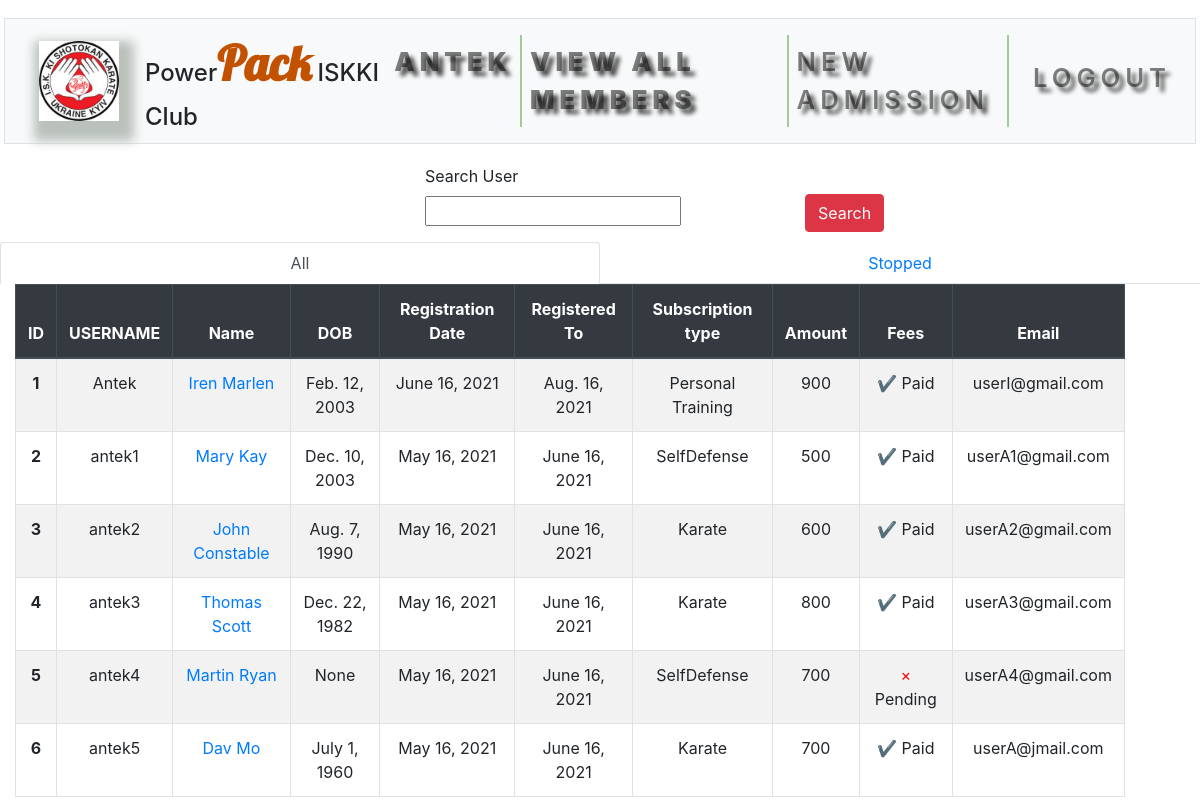
The app's page /view_user (signed in) with its own data.
### membership/models.py (models this page shows, shortened)
class User(AbstractUser):
    pass
    birth_date = models.DateField(null=True, blank=True)
    registration_date = models.DateField(('Registration Date'), default=datetime.date.today)
    registration_upto = models.DateField(null=True, blank=True)
    subscription_type  = models.CharField(
                            ('Subscription Type'),
                            max_length=3,
                            choices=SUBSCRIPTION_TYPE_CHOICES,
                            default=SUBSCRIPTION_TYPE_CHOICES[0][0]
                            )
    amount = models.CharField(max_length=30, null=True, blank=True)
    fee_status = models.CharField(('Fee Status'), max_length=30, choices=FEE_STATUS, default=FEE_STATUS[0][0])
    notification = models.IntegerField(default=2, blank=True)
    stop = models.IntegerField(('Status'), choices=STATUS, default=STATUS[0][0], blank=True)

### membership/views.py (the view)
# urls.py: path("view_user", views.view_user, name="view_user"),
@login_required
def view_user(request):
    view_all = User.objects.filter(stop=0).order_by('id')
    paginator = Paginator(view_all, 10)
    try:
        page = request.GET.get('page', 1)
        view_all = paginator.page(page)
    except PageNotAnInteger:
        view_all = paginator.page(1)
    except EmptyPage:
        view_all = paginator.page(paginator.num_pages)
    search_form = SearchForm()
    stopped = User.objects.filter(stop=1).order_by('id')
    context = {
        'all': view_all,
        'stopped': stopped,
        'search_form': search_form,
    }
    return render(request, 'membership/view_user.html', context)

### membership/views.py (shortened to what this page needs)
class SearchForm(forms.Form):
    search = forms.CharField(label='Search User', max_length=100, required=False)

### membership/templates/membership/view_user.html (shortened to what this page needs)
{% extends "membership/layout.html" %}
{% load static %}
{% block content %}
<div class="container" style="margin-top: 3%">
    <form method="POST" action="{% url 'search_user' %}">
        <div class="row">
            <div class="form-group col"></div>
            <div class="form-group col">
                <label for="search">{{ search_form.search.label }}</label>
                {{ search_form.search }}
            </div>
            <div class="{% if not result %} col {% endif %}">
              <button type="submit" id="submit" class="btn btn-danger" style="margin-top: 30px;">Search</button>
            </div>
        </div>
    </form>
</div>
{% if result %}
  <div class="container" style="margin: 0">
      <table class="table table-striped table-bordered">
        <thead class="text-center thead-dark">
          <tr>
            <th scope="col">ID</th>
            <th scope="col">Username</th>
            <th scope="col">Name</th>
            <th scope="col">DOB</th>
            <th scope="col">Registration Date</th>
            <th scope="col">Registered To</th>
            <th scope="col">Subscription type</th>
            <th scope="col">Amount</th>
            <th scope="col">Fees</th>
            <th scope="col">Email</th>
            <th scope="col">Delete User</th>
          </tr>
        </thead>
        <tbody class="text-center">
          {% for user in result %}
            <tr>
              <th scope="row">{{ forloop.counter }}</th>
              <td>{{ user.username }}</td>
              <td><a href="update/{{ user.id }}">{{ user.first_name }} {{ user.last_name }}</a></td>
              <td>{{ user.birth_date }}</td>
              <td>{{ user.registration_date }}</td>
              <td>{{ user.registration_upto }}</td>
              <td>{{ user.get_subscription_type_display }}</td>
              <td>{{ user.amount }}</td>
              <td>{% if user.fee_status == 'paid' %}
                  <span class="icon-checkmark" style="color: green">&#10004;</span>
                  {{ user.get_fee_status_display }}
                  {% else %}
                  <span class="icon-cross" style="color: red">&times;</span>
                  {{ user.get_fee_status_display }}
                  {% endif %}
              </td>
              <td>{{ user.email }}</td>
              <td><a href="delete/{{ user.id }}"><button class="btn btn-danger" onclick="return confirm('Are you sure you want to delete this record!?')">Delete</button></a></td>
            </tr>
          {% endfor %}
          </tbody>
      </table>
  </div>
{% else %}
  <ul class="nav nav-tabs nav-justified" id="myTab" role="tablist">
    <li class="nav-item">
      <a class="nav-link active" id="home-tab" data-toggle="tab" href="#all" role="tab" aria-controls="home" aria-selected="true">All</a>
    </li>
    <li class="nav-item">
      <a class="nav-link" id="profile-tab" data-toggle="tab" href="#stopped" role="tab" aria-controls="stopped" aria-selected="false">Stopped</a>
    </li>
  </ul>
  <div class="tab-content" id="myTabContent">
    <div class="tab-pane fade show active" id="all" role="tabpanel" aria-labelledby="home-tab">
      <div class="container" style="margin: 0">
          <table class="table table-striped table-bordered">
            <thead class="text-center thead-dark">
              <tr>
                <th scope="col">ID</th>
                <th scope="col">USERNAME</th>
                <th scope="col">Name</th>
                <th scope="col">DOB</th>
                <th scope="col">Registration Date</th>
                <th scope="col">Registered To</th>
                <th scope="col">Subscription type</th>
                <th scope="col">Amount</th>
                <th scope="col">Fees</th>
                <th scope="col">Email</th>
              </tr>
            </thead>
            <tbody class="text-center">
              {% for user in all %}
                <tr>
                  <th scope="row">{{ all.start_index|add:forloop.counter0 }}</th>
                  <td>{{ user.username }}</td>
                  <td><a href="update/{{ user.id }}">{{ user.first_name }} {{ user.last_name }}</a></td>
                  <td>{{ user.birth_date }}</td>
                  <td>{{ user.registration_date }}</td>
                  <td>{{ user.registration_upto }}</td>
                  <td>{{ user.get_subscription_type_display }}</td>
                  <td>{{ user.amount }}</td>
                  <td>
                      {% if user.fee_status == 'paid' %}
                      <span class="icon-checkmark" style="color: green">&#10004;</span>
                      {{ user.get_fee_status_display }}
                      {% else %}
                      <span class="icon-cross" style="color: red">&times;</span>
                      {{ user.get_fee_status_display }}
                      {% endif %}
                  </td>
                  <td>{{ user.email }}</td>
                </tr>
              {% endfor %}
              </tbody>
          </table>
      </div>
    </div>
  </div>
{% endif %}
{% endblock %}

### membership/templates/membership/layout.html (shortened to what this page needs)
{% load static %}
<!DOCTYPE html>
<html lang="en">
  <head>
    <link rel="stylesheet" href="https://cdn.jsdelivr.net/npm/bootstrap@4.5.3/dist/css/bootstrap.min.css">
    <link rel="stylesheet" href="https://cdnjs.cloudflare.com/ajax/libs/font-awesome/4.7.0/css/font-awesome.min.css">
    <link rel="stylesheet" href="{% static 'membership/styles.css' %}">
  </head>
  <body>
    <nav class="navbar navbar-expand-lg navbar-light bg-light mb-sm-4 mx-sm-1 border">
      <a class="navbar-brand" href="/"><img src="{% static 'membership/kt41.jpg' %}" class="cover" style="width: 80px" alt="iskki"></a>
       <div class="mr-auto">Power<span class="ki">Pack</span> ISKKI Club</div>
      <div class="collapse navbar-collapse" id="navbarNavDropdown">
        <ul class="navbar-nav ml-auto">
        {% if user.is_authenticated %}
          <li class="nav-item"><a class="nav-link" href="#"><strong>{{ user.username }}</strong></a></li>
          <li class="nav-item"><a class="nav-link" href="{% url 'view_user' %}"><strong>View All Members</strong></a></li>
          <li class="nav-item"><a class="nav-link" href="{% url 'users' %}">New Admission</li>
          <li class="nav-item"><a class="nav-link" href="{% url 'logout' %}">Logout</a></li>
        </ul>
          {% else %}
          <li class="nav-item"><a class="nav-link" href="" id="register-button">Register</a></li>
          <li class="nav-item"><a class="nav-link" href="" id="login-button">Login</a></li>
          {% endif %}
      </div>
    </nav>
        {% block content %}
        {% endblock %}
  </body>
</html>

### membership/static/membership/styles.css (style rules this page uses)
nav { margin-bottom: 1.0rem; }
nav { position: relative; margin: 2px; top: 1rem; background: #ebd4d4; padding: .5rem; }
nav a { color: #e6dddd; padding: 0.5em; font-weight: 600; font-size: 1.6rem; text-shadow: 5px 5px 4px rgba(0, 0, 0, 0.7); text-transform: uppercase; letter-spacing: 5px; }
.navbar-nav .nav-item:not(:last-child) { border-right: 2px solid rgba(32, 133, 7, 0.4); }
.mr-auto { font-size: 150%; font-weight: 500; }
.ki { font-size: 200%; font-weight: 600; font-family: 'Lobster'; color: #c25100; }
.cover { object-fit: cover; }
.cover { color: #54b7e6; margin-left: 0.5rem; -webkit-box-shadow: 5px 10px 10px 10px #d5ded6; box-shadow: 5px 10px 10px 10px #bac1bb; }
html { height: 100%; }

### records on screen
User: username "ANTEK", start_index|add "1", username "Antek", first_name "Iren", last_name "Marlen", birth_date "Feb. 12, 2003", registration_date "June 16, 2021", registration_upto "Aug. 16, 2021", subscription_type "Personal Training", amount "900", fee_status "Paid", email "userI@gmail.com"
User: start_index|add "2", username "antek1", first_name "Mary", last_name "Kay", birth_date "Dec. 10, 2003", registration_date "May 16, 2021", registration_upto "June 16, 2021", subscription_type "SelfDefense", amount "500", fee_status "Paid", email "userA1@gmail.com"
User: start_index|add "3", username "antek2", first_name "John", last_name "Constable", birth_date "Aug. 7, 1990", registration_date "May 16, 2021", registration_upto "June 16, 2021", subscription_type "Karate", amount "600", fee_status "Paid", email "userA2@gmail.com"
User: start_index|add "4", username "antek3", first_name "Thomas", last_name "Scott", birth_date "Dec. 22, 1982", registration_date "May 16, 2021", registration_upto "June 16, 2021", subscription_type "Karate", amount "800", fee_status "Paid", email "userA3@gmail.com"
User: start_index|add "5", username "antek4", first_name "Martin", last_name "Ryan", birth_date "None", registration_date "May 16, 2021", registration_upto "June 16, 2021", subscription_type "SelfDefense", amount "700", fee_status "Pending", email "userA4@gmail.com"
User: start_index|add "6", username "antek5", first_name "Dav", last_name "Mo", birth_date "July 1, 1960", registration_date "May 16, 2021", registration_upto "June 16, 2021", subscription_type "Karate", amount "700", fee_status "Paid", email "userA@jmail.com"

### other values on screen
{{ search_form.search.label }} "Search User"
